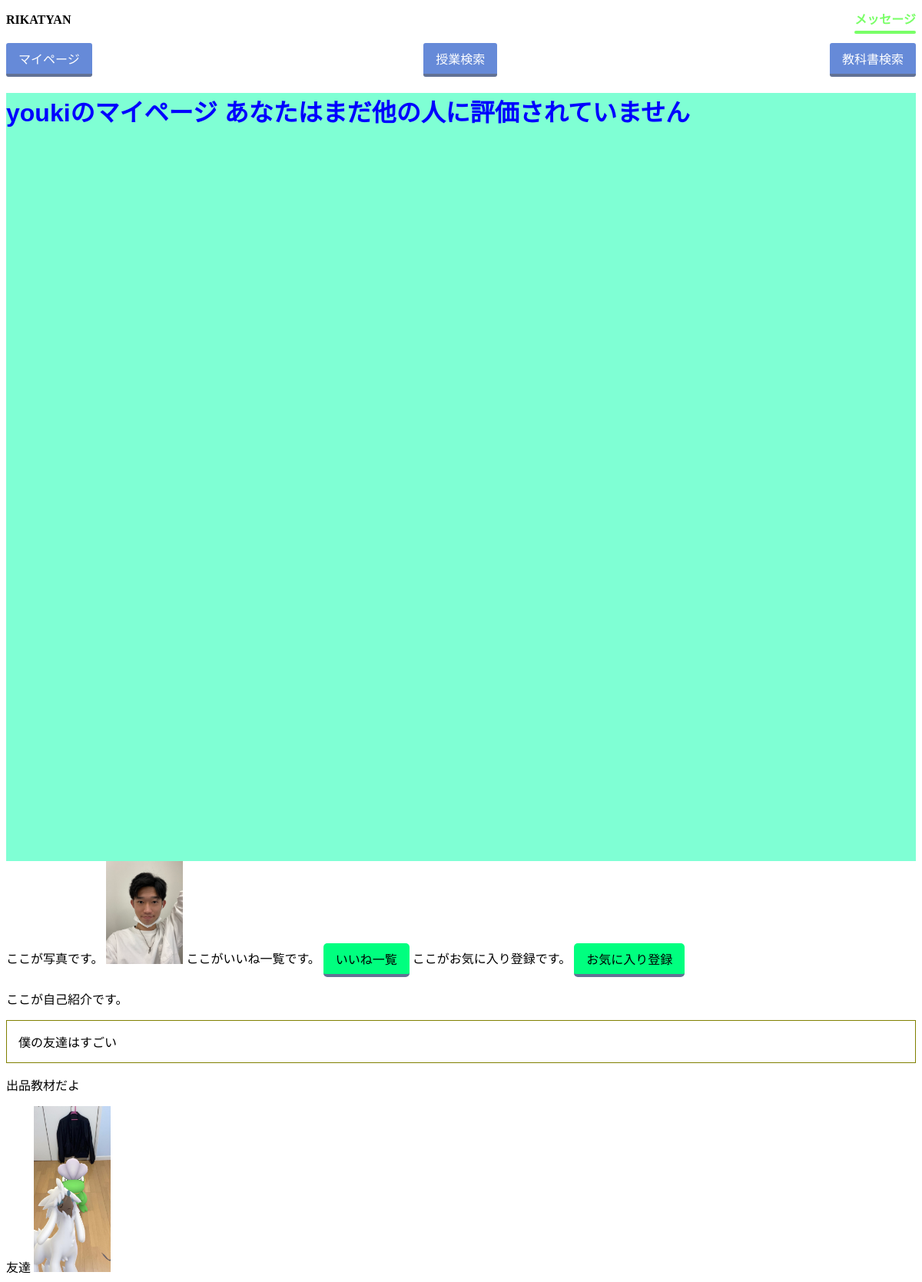
Page /mypage/4/ on the committed database.
### users/models.py (models this page shows, shortened)
class Users(AbstractBaseUser, PermissionsMixin):
    user_id = models.AutoField(primary_key=True)
    username = models.CharField(verbose_name='username', max_length=10, unique=True, validators=[
                                MinLengthValidator(5,), RegexValidator(r'^[a-zA-Z0-9]*$',)])
    student_number = models.CharField(verbose_name='学籍番号', unique=True, max_length=7, validators=[
                                      MinLengthValidator(7,), RegexValidator(r'^[A-Z0-9]*$',)])
    email = models.EmailField(verbose_name='Email', max_length=50)
    image = models.ImageField(
        verbose_name='プロフィール画像', upload_to="src/users/static/users/image/", blank=True, null=True)
    user_comment = models.TextField(
        verbose_name='自己紹介', max_length=300, blank=True, null=True)  # 文字数？
    is_staff = models.BooleanField(default=False)
    is_admin = models.BooleanField(default=False)
    objects = MyUserManager()
    USERNAME_FIELD = 'username'
    REQUIRED_FIELDS = ['student_number']

class Texts(models.Model):
    text_id = models.AutoField(primary_key=True)
    user_id = models.ForeignKey(Users, on_delete=models.CASCADE)  # 外部キー
    class_id = models.ForeignKey(Classes, on_delete=models.CASCADE)  # 外部キー
    title = models.TextField(max_length=50)  # 文字数？商品名
    info = models.TextField(max_length=300)  # 文字数？　商品情報
    sold_flag = models.BooleanField()
    category = models.IntegerField(
        validators=[MinValueValidator(1), MaxValueValidator(6)])  # 数字は？カテゴリ
    state = models.IntegerField(
        validators=[MinValueValidator(1), MaxValueValidator(6)])  # 数字は?商品状態
    date = models.DateTimeField(default=timezone.now)  # レコード登録時の日本時間が保存
    days = models.IntegerField(
        validators=[MinValueValidator(1), MaxValueValidator(4)])  # 数字は？お渡しまでの日数
    image1 = models.ImageField(
        verbose_name='商品画像１', upload_to="src/textpage/static/textpage/image1/", blank=False, null=False)
    image2 = models.ImageField(
        verbose_name='商品画像２', upload_to="src/textpage/static/textpage/image2/", blank=True, null=True)
    image3 = models.ImageField(
        verbose_name='商品画像３', upload_to="src/textpage/static/textpage/image3/", blank=True, null=True)

### mypage/views.py (the view)
# urls.py: path('<int:pk>/', views.MypageView.as_view(), name='mypage'),
class MypageView(generic.DetailView):
    model = Users
    template_name = 'mypage/mypage.html'
    def get_context_data(self, **kwargs):
        context = super(MypageView, self).get_context_data(**kwargs)
        context.update({
            'texts_list': Texts.objects.all(),
            'ueval_avg': Uevals.objects.values('user_id').annotate(avg=models.Avg('eval'))
        })
        return context

### mypage/templates/mypage/mypage.html (shortened to what this page needs)
{% load static %}
<!DOCTYPE html>
    <head>
        <link href="{% static 'css/mypage.css' %}" rel="stylesheet">
        <link href="{% static 'classpages/head.css' %}" rel="stylesheet">
    </head>
    <body>
        {% include 'classpages/head.html' %}
        <div class="top">
            <h1>{{users.username}}のマイページ
                    {% if ueval_avg %}
                        {% for avg in ueval_avg %}
                            {{ avg.avg }}
                        {% endfor %}
                    {% else %}
                        あなたはまだ他の人に評価されていません
                    {% endif %}
        </div>
        <div>
            ここが写真です。
            {% if users.image %}
            <img src="{{users.image.url}}" width = 100px>
            {% endif %}
            ここがいいね一覧です。
            <a href="{% url 'like:like' user.user_id %}" class="button1">いいね一覧</a>
            ここがお気に入り登録です。
            <a href="{% url 'like:likely' user.user_id %}" class="button1">お気に入り登録</a>
            <p>ここが自己紹介です。</p>
            <div style="border: #808000 solid 1px; font-size: 100%; padding: 15px;">{{users.user_comment}}</div>
            <p>出品教材だよ</p>
            {% for text in texts_list %}
                {% if text.user_id.user_id == users.user_id %}
                    {{text.title}}
                    {% if text.image1 %}
                        <a href="{% url 'textpage:textpage' text.text_id%}"  alt="実装例" width="1200" height="814" class="aligncenter size-full wp-image-7509" >
                        <img src="{{text.image1.url}}" width = 100px></a>
                    {% endif %}
                {% endif %}
            {% endfor %}
        </div>
    </body>
</html>

### mypage/static/css/mypage.css (style rules this page uses)
.top { width: 100%; height: 1000px; color: blue; background: aquamarine; font-family: 'Lucida Sans', 'Lucida Sans Regular', 'Lucida Grande', 'Lucida Sans Unicode', Geneva, Verdana, sans-serif; }
.button, .button1, .button2 { display: inline-block; padding: 0.5em 1em; text-decoration: none; background: #668ad8; color: #FFF; border-bottom: solid 4px #627295; border-radius: 3px; border-radius: 5px; }
.button1 { background: springgreen; color: black; }

### rows in the picture
Users: username "youki", image (picture), user_comment "僕の友達はすごい"
Texts: title "友達", image1 (picture)
